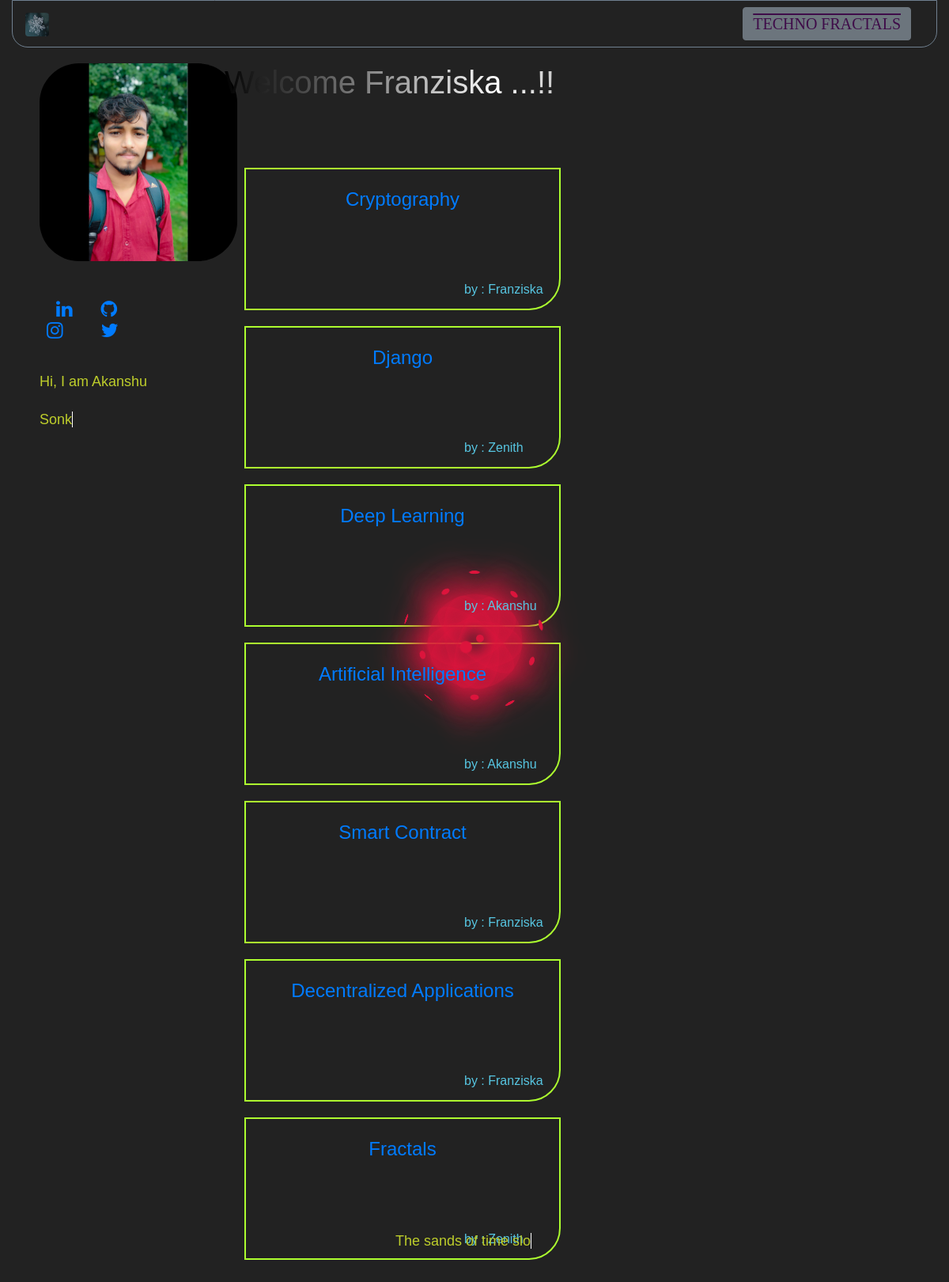
The page / (signed in) on the database its author committed.
### accounts/models.py (models this page shows, shortened)
class Blog(models.Model):
    writer = models.ForeignKey(User,on_delete=models.DO_NOTHING)
    title = models.CharField(max_length=50,blank=False)
    text = models.TextField(blank=False)
    create_date = models.DateTimeField(default=timezone.now)

### accounts/views.py (the view)
# urls.py: path('',views.BlogListView.as_view(),name='blog_list'),
class BlogListView(ListView):
    model = Blog
    def get_queryset(self):
        return Blog.objects.filter(create_date__lte=timezone.now()).order_by('-create_date')

### accounts/templates/accounts/blog_list.html (shortened to what this page needs)
{% extends 'accounts/base.html' %}
{% block body_block %}
{% if user.is_authenticated %}
<h1 class="con ss">Welcome {{ user.username|title }} ...!!</h1>
{% else %}
<h1 class="con ss">Hello Fractals ...!!</h1>
{% endif %}
<br><br>
<div class="container-fluid">
    {% if user.is_authenticated %}
            {% for blog in blog_list %}
                <div class="container-fluid bl">
                        <div class="container-fluid float-left">
                            <a href="{% url 'accounts:blog_detail' pk=blog.pk %}"><span class="btit loader">{{ blog.title }}</span></a>
                        </div>
                        <div class="container-fluid">
                            <span class="bw">by : {{ blog.writer|title }}</span>
                        </div>
                </div>
            {% endfor %}
    {% endif %}
</div>
{% endblock %}

### accounts/templates/accounts/base.html (shortened to what this page needs)
<!DOCTYPE html>
{% load staticfiles %}
<html lang="en">
<head>
    <link rel="stylesheet" href="https://maxcdn.bootstrapcdn.com/bootstrap/4.0.0-alpha.6/css/bootstrap.min.css">
    <link rel="stylesheet" href="{% static 'css/base.css' %}">
    <link rel="stylesheet" href="https://cdnjs.cloudflare.com/ajax/libs/font-awesome/4.7.0/css/font-awesome.min.css">
    <link rel="stylesheet" href="{% static 'css/blog.css' %}">
</head>
<body>
    <div class="container-fluid">
        <nav class="navbar navbar-toggleable-md navbar-inverse bg-inverse round sticky-top">
            <a class="navbar-brand" href="{% url 'accounts:blog_list' %}">
                <img class="rounded" src="{% static 'images/tf.jpg' %}" width="30" height="30" alt="Tf">
            </a>
            <button class="navbar-toggler navbar-toggler-right" type="button" data-toggle="collapse" data-target="#navbarNav" aria-controls="navbarNav" aria-expanded="false" aria-label="Toggle navigation">
                <span class="navbar-toggler-icon"></span>
            </button>
            <a class="navbar-brand btn btn-secondary" id='tf' href="{% url 'accounts:blog_list' %}">TECHNO FRACTALS</a>
        </nav>
    </div>
    <div class="view">
        <div class="plane main">
            <div class="circle"></div>
            <div class="circle"></div>
            <div class="circle"></div>
            <div class="circle"></div>
            <div class="circle"></div>
            <div class="circle"></div>
        </div>
    </div>
    <div class="container-fluid">
        <section>
            <div  id='left_side'>
                <div class="container-fluid">
                    <img  id="pic" src="{% static 'images/akanshu.jpg' %}" width="250px" height="250px" alt="akanshu">
                </div>
                <br><br>
                <div class="float-left"><a href="https://www.linkedin.com/in/akanshu-sonkar-187703127"><i style="font-size:24px" class="fa">&nbsp;&nbsp;&nbsp;&nbsp;&nbsp;&nbsp;&#xf0e1;&nbsp;&nbsp;</i></a></div>
                <div class="float-left"><a href="https://github.com/akanshu11121"><i style="font-size:24px" class="fa">&nbsp;&nbsp;&nbsp;&nbsp;&#xf09b;&nbsp;&nbsp;&nbsp;&nbsp;</i></a></div>
                <div class="float-left"><a href="https://www.instagram.com/ak__a.n.s.h.u/"><i style="font-size:24px" class="fa">&nbsp;&nbsp;&nbsp;&nbsp;&#xf16d;&nbsp;&nbsp;&nbsp;&nbsp;</i></a></div>
                <div class="float-left"><a href="https://twitter.com/akanshu11121"><i style="font-size:24px" class="fa">&nbsp;&nbsp;&nbsp;&nbsp;&#xf099;&nbsp;&nbsp;&nbsp;&nbsp;</i></a></div>
            <br><br><br>
                <div class="container-fluid">
                        <h1>
                            <span href="" class="typewrite loader" data-period="2000" data-type='[ "Hi, I am Akanshu Sonkar and welcome to Techno Fractals.", "Techno Fractal is a blogging site that helps you to find your interest and enrich yourself with knowledge.","We here focus to share as much as possible , enabling you to grow your knowledge both vertically and horizontally.", "I am amazed by technologies : Artificial Intelligence, Machine Learning, Computer Vision, Decentralized Applications and Django are few of them." ]'>
                            </span>
                        </h1>
                </div>
            </div>
            <article id='right_side'>
                    <div class='container-fluid'>
                        {% block body_block %}
                        {% endblock %}
                    </div>
             </article>
        </section>
    </div>
    <div id="ac" class="container-fluid fixed-bottom">
        <h1>
            <span id='sec' class="typewrite" data-period="2000" data-type='[ "The sands of time slow for no man.","Be anything but not predictable.","If you are failing to prepare, you are preparing to fail.","The less you try to impress, the more impressive you are.","Without conflict there is no trust.","Honesty is natural human craving.","Learn the rules like a pro, so that you can break them like an artist.","It is a mark of an educated mind to entertain a thought without accepting it.","Certainity is the enemy of growth.","Your salary is the bribe they give you to forget your dreams." ]'>
            </span>
        </h1>
    </div>
</body>
</html>

### accounts/static/css/base.css (style rules this page uses)
#left_side { color: rgb(190, 206, 43); float: left; width: 20%; padding: 20px; height: 100%; }
article { font-family: 'Gill Sans', 'Gill Sans MT', Calibri, 'Trebuchet MS', sans-serif; font-size: 22px; color: rgb(87, 198, 226); float: left; padding: 20px; width: 80%; height: 100%; }
.round { border: 1px solid slategrey; border-bottom-right-radius: 20px; border-bottom-left-radius: 20px; }
#tf { font-family: 'Times New Roman', Times, serif; text-decoration: overline; color: rgb(63, 12, 73); }
#pic { align-self: center; border-radius: 50px; }
#ac { margin: auto; width: 50%; padding: 30px; padding-left: 200px; }
.typewrite { color: rgb(190, 206, 43); font-family: 'Lucida Sans', 'Lucida Sans Regular', 'Lucida Grande', 'Lucida Sans Unicode', Geneva, Verdana, sans-serif; font-size: 18px; }
html, body { background: #222; overflow: hidden; width: 100%; height: 100%; }
.view { position: absolute; top: 0; left: 0; right: 0; bottom: 0; -webkit-perspective: 400; perspective: 400; }
.plane { width: 120px; height: 120px; -webkit-transform-style: preserve-3d; transform-style: preserve-3d; }
.plane.main { position: absolute; top: 0; left: 0; right: 0; bottom: 0; margin: auto; -webkit-transform: rotateX(60deg) rotateZ(-30deg); transform: rotateX(60deg) rotateZ(-30deg); -webkit-animation: rotate 20s infinite linear; animation: rotate 20s infinite linear; }
.plane.main .circle { width: 120px; height: 120px; position: absolute; -webkit-transform-style: preserve-3d; transform-style: preserve-3d; border-radius: 100%; box-sizing: border-box; box-shadow: 0 0 60px crimson, inset 0 0 60px crimson; }
.plane.main .circle::before, .plane.main .circle::after { content: ""; display: block; position: absolute; top: 0; left: 0; right: 0; bottom: 0; margin: auto; width: 10%; height: 10%; border-radius: 100%; background: crimson; box-sizing: border-box; box-shadow: 0 0 60px 2px crimson; }
.plane.main .circle::before { -webkit-transform: translateZ(-90px); transform: translateZ(-90px); }
.plane.main .circle::after { -webkit-transform: translateZ(90px); transform: translateZ(90px); }
.plane.main .circle:nth-child(1) { -webkit-transform: rotateZ(72deg) rotateX(63.435deg); transform: rotateZ(72deg) rotateX(63.435deg); }
.plane.main .circle:nth-child(2) { -webkit-transform: rotateZ(144deg) rotateX(63.435deg); transform: rotateZ(144deg) rotateX(63.435deg); }
.plane.main .circle:nth-child(3) { -webkit-transform: rotateZ(216deg) rotateX(63.435deg); transform: rotateZ(216deg) rotateX(63.435deg); }
.plane.main .circle:nth-child(4) { -webkit-transform: rotateZ(288deg) rotateX(63.435deg); transform: rotateZ(288deg) rotateX(63.435deg); }
.plane.main .circle:nth-child(5) { -webkit-transform: rotateZ(360deg) rotateX(63.435deg); transform: rotateZ(360deg) rotateX(63.435deg); }
.ss { position: relative; overflow: hidden; background: linear-gradient(90deg, #000, #fff, #000); background-repeat: no-repeat; background-size: 80%; animation: animate 5s linear infinite; -webkit-background-clip: text; -webkit-text-fill-color: rgba(255, 255, 255, 0); }
.loader { filter:hue-rotate(0deg); animation:hue 10000ms infinite linear; }

### accounts/static/css/blog.css (style rules this page uses)
.bl { height: 180px; width: 400px; text-align: center; margin: 10px; padding: 20px; border: 2px solid greenyellow; float: left; border-bottom-right-radius: 40px; }
.btit { text-align: center; text-transform: capitalize; font-family: Verdana, Geneva, Tahoma, sans-serif; font-size: 24px; }
.bw { margin: 120px -100px; font-family: 'Trebuchet MS', 'Lucida Sans Unicode', 'Lucida Grande', 'Lucida Sans', Arial, sans-serif; font-size: 16px; position: fixed; }

### rows shown on the page
Blog: title "Cryptography", writer "Franziska"
Blog: title "Django", writer "Zenith"
Blog: title "Deep Learning", writer "Akanshu"
Blog: title "Artificial Intelligence", writer "Akanshu"
Blog: title "Smart Contract", writer "Franziska"
Blog: title "Decentralized Applications", writer "Franziska"
Blog: title "Fractals", writer "Zenith"

### other values the page prints
{{ user.username|title }} "Franziska"
